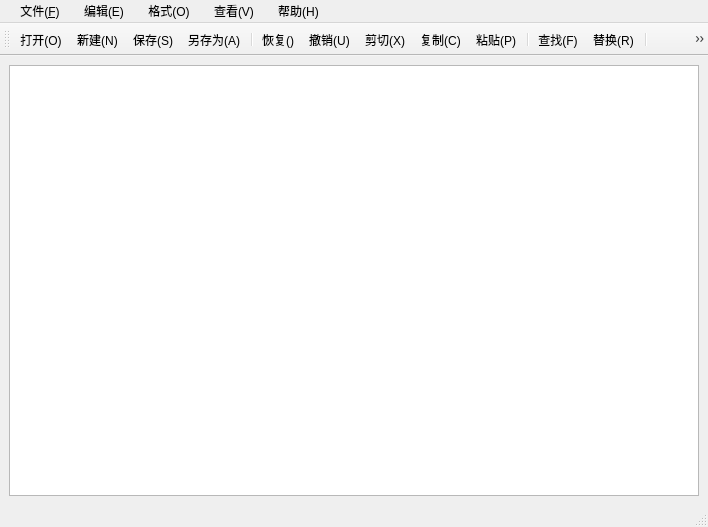
<?xml version="1.0" encoding="UTF-8"?>
<ui version="4.0">
 <class>MainWindow</class>
 <widget class="QMainWindow" name="MainWindow">
  <property name="geometry">
   <rect>
    <x>0</x>
    <y>0</y>
    <width>708</width>
    <height>527</height>
   </rect>
  </property>
  <property name="windowTitle">
   <string>文本编辑器-李志罡-2022414120114</string>
  </property>
  <widget class="QWidget" name="centralwidget">
   <layout class="QHBoxLayout" name="horizontalLayout">
    <item>
     <widget class="QTextEdit" name="textEdit">
      <property name="documentTitle">
       <string/>
      </property>
      <property name="html">
       <string>&lt;!DOCTYPE HTML PUBLIC &quot;-//W3C//DTD HTML 4.0//EN&quot; &quot;http://www.w3.org/TR/REC-html40/strict.dtd&quot;&gt;
&lt;html&gt;&lt;head&gt;&lt;meta name=&quot;qrichtext&quot; content=&quot;1&quot; /&gt;&lt;meta charset=&quot;utf-8&quot; /&gt;&lt;style type=&quot;text/css&quot;&gt;
p, li { white-space: pre-wrap; }
hr { height: 1px; border-width: 0; }
li.unchecked::marker { content: &quot;\2610&quot;; }
li.checked::marker { content: &quot;\2612&quot;; }
&lt;/style&gt;&lt;/head&gt;&lt;body style=&quot; font-family:'Microsoft YaHei UI'; font-size:9pt; font-weight:400; font-style:normal;&quot;&gt;
&lt;p style=&quot;-qt-paragraph-type:empty; margin-top:0px; margin-bottom:0px; margin-left:0px; margin-right:0px; -qt-block-indent:0; text-indent:0px;&quot;&gt;&lt;br /&gt;&lt;/p&gt;&lt;/body&gt;&lt;/html&gt;</string>
      </property>
     </widget>
    </item>
   </layout>
  </widget>
  <widget class="QMenuBar" name="menubar">
   <property name="geometry">
    <rect>
     <x>0</x>
     <y>0</y>
     <width>708</width>
     <height>17</height>
    </rect>
   </property>
   <widget class="QMenu" name="menu">
    <property name="title">
     <string>   文件(&amp;F)</string>
    </property>
    <addaction name="actionOpen"/>
    <addaction name="actionNew"/>
    <addaction name="actionSave"/>
    <addaction name="actionSaveAs"/>
    <addaction name="separator"/>
    <addaction name="actionExit"/>
   </widget>
   <widget class="QMenu" name="menu_E">
    <property name="title">
     <string>   编辑(E)</string>
    </property>
    <addaction name="actionUndo"/>
    <addaction name="actionRedo"/>
    <addaction name="actionCut"/>
    <addaction name="actionCopy"/>
    <addaction name="actionPaste"/>
    <addaction name="separator"/>
    <addaction name="actionFind"/>
    <addaction name="actionReplace"/>
    <addaction name="separator"/>
    <addaction name="actionSelectAll"/>
   </widget>
   <widget class="QMenu" name="menu_O">
    <property name="title">
     <string>   格式(O)</string>
    </property>
    <addaction name="actionWrap"/>
    <addaction name="actionDisplayLineNumber"/>
    <addaction name="actionFont"/>
    <addaction name="actionFontColor"/>
    <addaction name="separator"/>
    <addaction name="actionFontBackScenery"/>
    <addaction name="actionEditorBackScenery"/>
   </widget>
   <widget class="QMenu" name="menu_V">
    <property name="title">
     <string>   查看(V)</string>
    </property>
    <addaction name="actionToolBar"/>
    <addaction name="actionStatus"/>
   </widget>
   <widget class="QMenu" name="menu_H">
    <property name="title">
     <string>   帮助(H)</string>
    </property>
    <addaction name="actionAbout"/>
   </widget>
   <addaction name="menu"/>
   <addaction name="menu_E"/>
   <addaction name="menu_O"/>
   <addaction name="menu_V"/>
   <addaction name="menu_H"/>
  </widget>
  <widget class="QStatusBar" name="statusbar"/>
  <widget class="QToolBar" name="toolBar">
   <property name="windowTitle">
    <string>toolBar</string>
   </property>
   <attribute name="toolBarArea">
    <enum>TopToolBarArea</enum>
   </attribute>
   <attribute name="toolBarBreak">
    <bool>false</bool>
   </attribute>
   <addaction name="actionOpen"/>
   <addaction name="actionNew"/>
   <addaction name="actionSave"/>
   <addaction name="actionSaveAs"/>
   <addaction name="separator"/>
   <addaction name="actionRedo"/>
   <addaction name="actionUndo"/>
   <addaction name="actionCut"/>
   <addaction name="actionCopy"/>
   <addaction name="actionPaste"/>
   <addaction name="separator"/>
   <addaction name="actionFind"/>
   <addaction name="actionReplace"/>
   <addaction name="separator"/>
   <addaction name="actionFont"/>
   <addaction name="actionDisplayLineNumber"/>
   <addaction name="actionWrap"/>
   <addaction name="separator"/>
   <addaction name="actionToolBar"/>
   <addaction name="actionStatus"/>
  </widget>
  <action name="actionNew">
   <property name="icon">
    <iconset resource="images.qrc">
     <normaloff>:/images/newFile.png</normaloff>:/images/newFile.png</iconset>
   </property>
   <property name="text">
    <string>新建(&amp;N)</string>
   </property>
   <property name="toolTip">
    <string>新建</string>
   </property>
   <property name="shortcut">
    <string>Ctrl+N</string>
   </property>
   <property name="menuRole">
    <enum>QAction::MenuRole::NoRole</enum>
   </property>
  </action>
  <action name="actionCut">
   <property name="icon">
    <iconset resource="images.qrc">
     <normaloff>:/images/cut.png</normaloff>:/images/cut.png</iconset>
   </property>
   <property name="text">
    <string>剪切(&amp;X)</string>
   </property>
   <property name="toolTip">
    <string>剪切</string>
   </property>
   <property name="shortcut">
    <string>Ctrl+X</string>
   </property>
   <property name="menuRole">
    <enum>QAction::MenuRole::NoRole</enum>
   </property>
  </action>
  <action name="actionCopy">
   <property name="icon">
    <iconset resource="images.qrc">
     <normaloff>:/images/copy.png</normaloff>:/images/copy.png</iconset>
   </property>
   <property name="text">
    <string>复制(&amp;C)</string>
   </property>
   <property name="toolTip">
    <string>复制</string>
   </property>
   <property name="shortcut">
    <string>Ctrl+C</string>
   </property>
   <property name="menuRole">
    <enum>QAction::MenuRole::NoRole</enum>
   </property>
  </action>
  <action name="actionPaste">
   <property name="icon">
    <iconset resource="images.qrc">
     <normaloff>:/images/paste.png</normaloff>:/images/paste.png</iconset>
   </property>
   <property name="text">
    <string>粘贴(&amp;P)</string>
   </property>
   <property name="toolTip">
    <string>粘贴</string>
   </property>
   <property name="shortcut">
    <string>Ctrl+V</string>
   </property>
   <property name="menuRole">
    <enum>QAction::MenuRole::NoRole</enum>
   </property>
  </action>
  <action name="actionFind">
   <property name="icon">
    <iconset resource="images.qrc">
     <normaloff>:/images/find.png</normaloff>:/images/find.png</iconset>
   </property>
   <property name="text">
    <string>查找(&amp;F)</string>
   </property>
   <property name="toolTip">
    <string>查找</string>
   </property>
   <property name="shortcut">
    <string>Ctrl+F</string>
   </property>
   <property name="menuRole">
    <enum>QAction::MenuRole::NoRole</enum>
   </property>
  </action>
  <action name="actionReplace">
   <property name="icon">
    <iconset resource="images.qrc">
     <normaloff>:/images/replace.png</normaloff>:/images/replace.png</iconset>
   </property>
   <property name="text">
    <string>替换(&amp;R)</string>
   </property>
   <property name="toolTip">
    <string>替换</string>
   </property>
   <property name="shortcut">
    <string>Ctrl+H</string>
   </property>
   <property name="menuRole">
    <enum>QAction::MenuRole::NoRole</enum>
   </property>
  </action>
  <action name="actionFont">
   <property name="icon">
    <iconset resource="images.qrc">
     <normaloff>:/images/font.png</normaloff>:/images/font.png</iconset>
   </property>
   <property name="text">
    <string>字体(&amp;F)</string>
   </property>
   <property name="toolTip">
    <string>字体</string>
   </property>
   <property name="menuRole">
    <enum>QAction::MenuRole::NoRole</enum>
   </property>
  </action>
  <action name="actionWrap">
   <property name="icon">
    <iconset resource="images.qrc">
     <normaloff>:/images/wrap.png</normaloff>:/images/wrap.png</iconset>
   </property>
   <property name="text">
    <string>自动换行(&amp;W)</string>
   </property>
   <property name="toolTip">
    <string>自动换行</string>
   </property>
   <property name="menuRole">
    <enum>QAction::MenuRole::NoRole</enum>
   </property>
  </action>
  <action name="actionToolBar">
   <property name="icon">
    <iconset resource="images.qrc">
     <normaloff>:/images/tool.png</normaloff>:/images/tool.png</iconset>
   </property>
   <property name="text">
    <string>工具栏(&amp;T)</string>
   </property>
   <property name="toolTip">
    <string>工具栏</string>
   </property>
   <property name="menuRole">
    <enum>QAction::MenuRole::NoRole</enum>
   </property>
  </action>
  <action name="actionStatus">
   <property name="icon">
    <iconset resource="images.qrc">
     <normaloff>:/images/status.png</normaloff>:/images/status.png</iconset>
   </property>
   <property name="text">
    <string>状态栏(&amp;S)</string>
   </property>
   <property name="toolTip">
    <string>状态栏</string>
   </property>
   <property name="menuRole">
    <enum>QAction::MenuRole::NoRole</enum>
   </property>
  </action>
  <action name="actionRedo">
   <property name="icon">
    <iconset resource="images.qrc">
     <normaloff>:/images/redo.png</normaloff>:/images/redo.png</iconset>
   </property>
   <property name="text">
    <string>恢复(&amp;)</string>
   </property>
   <property name="toolTip">
    <string>恢复</string>
   </property>
   <property name="shortcut">
    <string>Ctrl+Shift+Z</string>
   </property>
   <property name="menuRole">
    <enum>QAction::MenuRole::NoRole</enum>
   </property>
  </action>
  <action name="actionSelectAll">
   <property name="icon">
    <iconset resource="images.qrc">
     <normaloff>:/images/selectAll.png</normaloff>:/images/selectAll.png</iconset>
   </property>
   <property name="text">
    <string>全选(&amp;A)</string>
   </property>
   <property name="toolTip">
    <string>全选</string>
   </property>
   <property name="menuRole">
    <enum>QAction::MenuRole::NoRole</enum>
   </property>
  </action>
  <action name="actionAbout">
   <property name="icon">
    <iconset resource="images.qrc">
     <normaloff>:/images/about.png</normaloff>:/images/about.png</iconset>
   </property>
   <property name="text">
    <string>关于(&amp;A)</string>
   </property>
   <property name="toolTip">
    <string>关于</string>
   </property>
   <property name="menuRole">
    <enum>QAction::MenuRole::NoRole</enum>
   </property>
  </action>
  <action name="actionDisplayLineNumber">
   <property name="icon">
    <iconset resource="images.qrc">
     <normaloff>:/images/display-lineNumber.png</normaloff>:/images/display-lineNumber.png</iconset>
   </property>
   <property name="text">
    <string>显示行号(&amp;L)</string>
   </property>
   <property name="toolTip">
    <string>显示行号</string>
   </property>
   <property name="shortcut">
    <string>Ctrl+L</string>
   </property>
   <property name="menuRole">
    <enum>QAction::MenuRole::NoRole</enum>
   </property>
  </action>
  <action name="actionFontColor">
   <property name="icon">
    <iconset resource="images.qrc">
     <normaloff>:/images/fontColor.png</normaloff>:/images/fontColor.png</iconset>
   </property>
   <property name="text">
    <string>字体颜色</string>
   </property>
   <property name="toolTip">
    <string>字体颜色</string>
   </property>
   <property name="menuRole">
    <enum>QAction::MenuRole::NoRole</enum>
   </property>
  </action>
  <action name="actionEditorBackScenery">
   <property name="icon">
    <iconset resource="images.qrc">
     <normaloff>:/images/editorBackScenery.png</normaloff>:/images/editorBackScenery.png</iconset>
   </property>
   <property name="text">
    <string>编辑器背景色</string>
   </property>
   <property name="toolTip">
    <string>编辑器背景色</string>
   </property>
   <property name="menuRole">
    <enum>QAction::MenuRole::NoRole</enum>
   </property>
  </action>
  <action name="actionFontBackScenery">
   <property name="icon">
    <iconset resource="images.qrc">
     <normaloff>:/images/fontBackScenery.png</normaloff>:/images/fontBackScenery.png</iconset>
   </property>
   <property name="text">
    <string>字体背景色</string>
   </property>
   <property name="toolTip">
    <string>字体背景色</string>
   </property>
   <property name="menuRole">
    <enum>QAction::MenuRole::NoRole</enum>
   </property>
  </action>
  <action name="actionUndo">
   <property name="icon">
    <iconset resource="images.qrc">
     <normaloff>:/images/undo.png</normaloff>:/images/undo.png</iconset>
   </property>
   <property name="text">
    <string>撤销(&amp;U)</string>
   </property>
   <property name="toolTip">
    <string>撤销</string>
   </property>
   <property name="shortcut">
    <string>Ctrl+Z</string>
   </property>
   <property name="menuRole">
    <enum>QAction::MenuRole::NoRole</enum>
   </property>
  </action>
  <action name="actionSave">
   <property name="icon">
    <iconset resource="images.qrc">
     <normaloff>:/images/save.png</normaloff>:/images/save.png</iconset>
   </property>
   <property name="text">
    <string>保存(&amp;S)</string>
   </property>
   <property name="toolTip">
    <string>保存</string>
   </property>
   <property name="shortcut">
    <string>Ctrl+S</string>
   </property>
   <property name="menuRole">
    <enum>QAction::MenuRole::NoRole</enum>
   </property>
  </action>
  <action name="actionSaveAs">
   <property name="icon">
    <iconset resource="images.qrc">
     <normaloff>:/images/saveas.png</normaloff>:/images/saveas.png</iconset>
   </property>
   <property name="text">
    <string>另存为(&amp;A)</string>
   </property>
   <property name="toolTip">
    <string>另存为</string>
   </property>
   <property name="menuRole">
    <enum>QAction::MenuRole::NoRole</enum>
   </property>
  </action>
  <action name="actionOpen">
   <property name="icon">
    <iconset resource="images.qrc">
     <normaloff>:/images/open.png</normaloff>:/images/open.png</iconset>
   </property>
   <property name="text">
    <string>打开(&amp;O)</string>
   </property>
   <property name="toolTip">
    <string>打开</string>
   </property>
   <property name="shortcut">
    <string>Ctrl+O</string>
   </property>
   <property name="menuRole">
    <enum>QAction::MenuRole::NoRole</enum>
   </property>
  </action>
  <action name="actionExit">
   <property name="icon">
    <iconset resource="images.qrc">
     <normaloff>:/images/exit.png</normaloff>:/images/exit.png</iconset>
   </property>
   <property name="text">
    <string>退出(X)</string>
   </property>
   <property name="toolTip">
    <string>退出</string>
   </property>
   <property name="menuRole">
    <enum>QAction::MenuRole::NoRole</enum>
   </property>
  </action>
 </widget>
 <resources>
  <include location="images.qrc"/>
 </resources>
 <connections/>
</ui>
